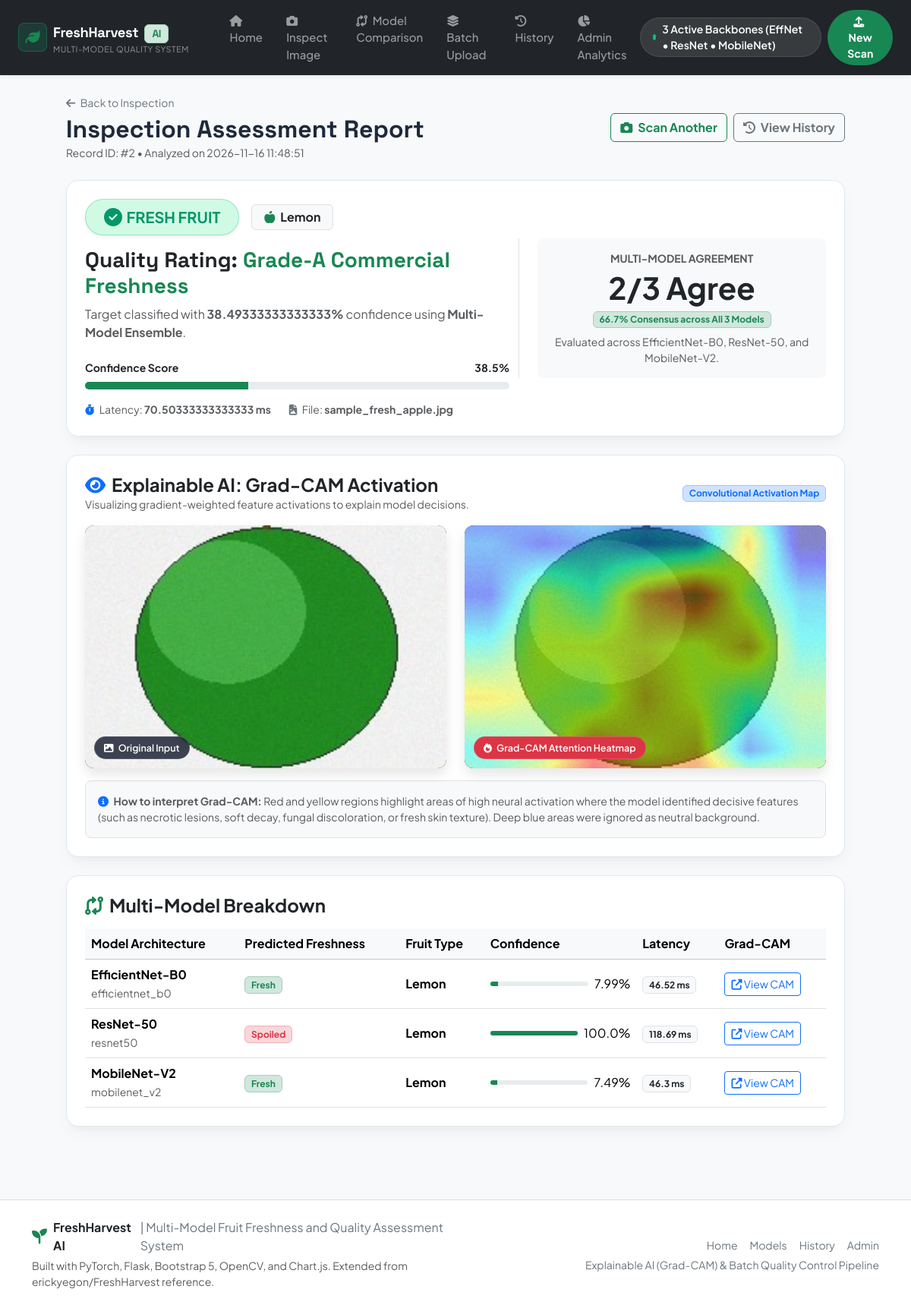
Page /result/2 on the committed database.
### tables this page shows
CREATE TABLE predictions (
        id INTEGER PRIMARY KEY AUTOINCREMENT,
        timestamp TEXT NOT NULL,
        filename TEXT NOT NULL,
        original_image_path TEXT NOT NULL,
        heatmap_path TEXT,
        model_name TEXT NOT NULL,
        fruit_type TEXT NOT NULL,
        freshness TEXT NOT NULL,
        confidence REAL NOT NULL,
        latency_ms REAL NOT NULL,
        all_models_summary TEXT,
        is_batch INTEGER DEFAULT 0,
        batch_id TEXT,
        notes TEXT
    );

### app.py (the view)
@app.route('/result/<int:record_id>')
def result_page(record_id):
    pred = get_prediction_by_id(record_id)
    if not pred:
        flash("Record not found.", "warning")
        return redirect(url_for('history_page'))
    multi_models = None
    consensus = None
    if pred.get('all_models_summary'):
        try:
            summary = json.loads(pred['all_models_summary'])
            if isinstance(summary, dict) and "models" in summary:
                multi_models = {}
                for mkey, mval in summary["models"].items():
                    multi_models[mkey] = {
                        "model_display_name": SUPPORTED_ARCHITECTURES.get(mkey, {}).get("display_name", mkey),
                        "freshness": mval.get("pred", "Fresh"),
                        "fruit_type": pred["fruit_type"],
                        "confidence": mval.get("conf", 0.0),
                        "latency_ms": mval.get("lat", 0.0),
                        "heatmap_path": f"results/cam_{mkey}_{Path(pred['filename']).stem}.jpg"
                    }
                consensus = {
                    "agreement_ratio": summary.get("agreement", "Verified"),
                    "agreement_percentage": 100 if "3/3" in summary.get("agreement", "") else 66.7
                }
        except Exception as e:
            print(f"[Result] Parsing summary error: {e}")
    return render_template(
        'result.html',
        pred=pred,
        multi_models=multi_models,
        consensus=consensus
    )

### templates/result.html (shortened to what this page needs)
{% extends "base.html" %}
{% block content %}
<div class="container" style="max-width: 1050px;">
    <div class="d-flex justify-content-between align-items-center flex-wrap gap-2 mb-4">
        <div>
            <a href="{{ url_for('upload_page') }}" class="text-secondary text-decoration-none small">
                <i class="fa-solid fa-arrow-left me-1"></i> Back to Inspection
            </a>
            <h2 class="fw-bold mb-0 mt-1">Inspection Assessment Report</h2>
            <span class="text-muted small">Record ID: #{{ pred.id or 'N/A' }} • Analyzed on {{ pred.timestamp }}</span>
        </div>
        <div class="d-flex gap-2">
            <a href="{{ url_for('upload_page') }}" class="btn btn-outline-success fw-bold">
                <i class="fa-solid fa-camera me-1"></i> Scan Another
            </a>
            <a href="{{ url_for('history_page') }}" class="btn btn-outline-secondary fw-bold">
                <i class="fa-solid fa-clock-rotate-left me-1"></i> View History
            </a>
        </div>
    </div>
    <div class="card card-custom p-4 mb-4">
        <div class="row align-items-center gy-4">
            <div class="col-md-7">
                <div class="d-flex align-items-center gap-3 mb-3">
                    {% if pred.freshness == 'Fresh' %}
                    <span class="badge-fresh fs-5 py-2 px-4 shadow-sm">
                        <i class="fa-solid fa-circle-check fs-4"></i> FRESH FRUIT
                    </span>
                    {% else %}
                    <span class="badge-spoiled fs-5 py-2 px-4 shadow-sm">
                        <i class="fa-solid fa-circle-xmark fs-4"></i> SPOILED / ROTTEN
                    </span>
                    {% endif %}
                    <span class="badge bg-light text-dark border fs-6 py-2 px-3 fw-bold">
                        <i class="fa-solid fa-apple-whole text-success me-1"></i> {{ pred.fruit_type }}
                    </span>
                </div>
                <h3 class="fw-bold text-dark mb-2">
                    Quality Rating:
                    {% if pred.freshness == 'Fresh' %}
                    <span class="text-success">Grade-A Commercial Freshness</span>
                    {% else %}
                    <span class="text-danger">Degraded / Unfit for Commercial Sale</span>
                    {% endif %}
                </h3>
                <p class="text-muted mb-4">
                    Target classified with <strong>{{ (pred.confidence * 100) if pred.confidence <= 1.0 else pred.confidence }}%</strong>
                    confidence using <strong>{{ pred.model_name }}</strong>.
                </p>
                <div class="mb-2 d-flex justify-content-between small fw-bold">
                    <span>Confidence Score</span>
                    <span>{{ (pred.confidence * 100)|round(1) if pred.confidence <= 1.0 else pred.confidence|round(1) }}%</span>
                </div>
                <div class="progress mb-3" style="height: 10px; border-radius: 999px;">
                    <div class="progress-bar {% if pred.freshness == 'Fresh' %}bg-success{% else %}bg-danger{% endif %}"
                         role="progressbar"
                         style="width: {{ (pred.confidence * 100) if pred.confidence <= 1.0 else pred.confidence }}%"></div>
                </div>
                <div class="d-flex gap-4 small text-muted">
                    <div><i class="fa-solid fa-stopwatch me-1 text-primary"></i> Latency: <strong>{{ pred.latency_ms }} ms</strong></div>
                    <div><i class="fa-solid fa-file-image me-1 text-secondary"></i> File: <strong>{{ pred.filename }}</strong></div>
                </div>
            </div>
            <div class="col-md-5 text-center border-start ps-md-4">
                <div class="p-3 bg-light rounded-3">
                    <span class="text-muted small d-block mb-1 text-uppercase fw-bold">Multi-Model Agreement</span>
                    <div class="display-6 fw-bold text-dark my-1">
                        {{ consensus.agreement_ratio if consensus else 'Verified' }}
                    </div>
                    <span class="badge bg-success-subtle text-success border border-success-subtle mb-2">
                        {% if consensus %}
                        {{ consensus.agreement_percentage }}% Consensus across All 3 Models
                        {% else %}
                        Single Backbone Inference
                        {% endif %}
                    </span>
                    <p class="small text-muted mb-0">
                        Evaluated across EfficientNet-B0, ResNet-50, and MobileNet-V2.
                    </p>
                </div>
            </div>
        </div>
    </div>
    <div class="card card-custom p-4 mb-4">
        <div class="d-flex justify-content-between align-items-center mb-3 flex-wrap gap-2">
            <div>
                <h4 class="fw-bold mb-0"><i class="fa-solid fa-eye text-primary me-2"></i>Explainable AI: Grad-CAM Activation</h4>
                <small class="text-muted">Visualizing gradient-weighted feature activations to explain model decisions.</small>
            </div>
            <span class="badge bg-primary-subtle text-primary border border-primary-subtle">
                Convolutional Activation Map
            </span>
        </div>
        <div class="row g-4">
            <div class="col-md-6">
                <div class="viewer-box">
                    <img src="{{ url_for('static', filename=pred.original_image_path) }}" alt="Original Fruit Image">
                    <span class="viewer-label"><i class="fa-solid fa-image me-1"></i> Original Input</span>
                </div>
            </div>
            <div class="col-md-6">
                <div class="viewer-box">
                    {% if pred.heatmap_path %}
                    <img src="{{ url_for('static', filename=pred.heatmap_path) }}" alt="Grad-CAM Heatmap">
                    <span class="viewer-label bg-danger text-white"><i class="fa-solid fa-fire me-1"></i> Grad-CAM Attention Heatmap</span>
                    {% else %}
                    <div class="d-flex align-items-center justify-content-center text-white h-100 bg-secondary" style="height: 320px;">
                        <span>Heatmap generation was disabled</span>
                    </div>
                    {% endif %}
                </div>
            </div>
        </div>
        <div class="mt-3 p-3 bg-light rounded-3 border small text-muted">
            <i class="fa-solid fa-circle-info text-primary me-1"></i>
            <strong>How to interpret Grad-CAM:</strong> Red and yellow regions highlight areas of high neural activation where the model
            identified decisive features (such as necrotic lesions, soft decay, fungal discoloration, or fresh skin texture). Deep blue areas were ignored as neutral background.
        </div>
    </div>
    {% if multi_models %}
    <div class="card card-custom p-4 mb-4">
        <h4 class="fw-bold mb-3"><i class="fa-solid fa-code-compare text-success me-2"></i>Multi-Model Breakdown</h4>
        <div class="table-responsive">
            <table class="table table-hover align-middle mb-0">
                <thead class="table-light">
                    <tr>
                        <th>Model Architecture</th>
                        <th>Predicted Freshness</th>
                        <th>Fruit Type</th>
                        <th>Confidence</th>
                        <th>Latency</th>
                        <th>Grad-CAM</th>
                    </tr>
                </thead>
                <tbody>
                    {% for mkey, mdata in multi_models.items() %}
                    <tr>
                        <td>
                            <strong class="d-block">{{ mdata.model_display_name }}</strong>
                            <small class="text-muted">{{ mkey }}</small>
                        </td>
                        <td>
                            {% if mdata.freshness == 'Fresh' %}
                            <span class="badge bg-success-subtle text-success border border-success-subtle fw-bold">Fresh</span>
                            {% else %}
                            <span class="badge bg-danger-subtle text-danger border border-danger-subtle fw-bold">Spoiled</span>
                            {% endif %}
                        </td>
                        <td><strong>{{ mdata.fruit_type }}</strong></td>
                        <td>
                            <div class="d-flex align-items-center gap-2">
                                <div class="progress flex-grow-1" style="height: 6px; width: 80px;">
                                    <div class="progress-bar bg-success" style="width: {{ mdata.confidence }}%"></div>
                                </div>
                                <span>{{ mdata.confidence }}%</span>
                            </div>
                        </td>
                        <td><span class="badge bg-light text-dark border">{{ mdata.latency_ms }} ms</span></td>
                        <td>
                            {% if mdata.heatmap_path %}
                            <a href="{{ url_for('static', filename=mdata.heatmap_path) }}" target="_blank" class="btn btn-sm btn-outline-primary">
                                <i class="fa-solid fa-up-right-from-square"></i> View CAM
                            </a>
                            {% endif %}
                        </td>
                    </tr>
                    {% endfor %}
                </tbody>
            </table>
        </div>
    </div>
    {% endif %}
</div>
{% endblock %}

### rows in the picture
predictions: id "2", timestamp "2026-11-16 11:48:51", fruit_type "Lemon", confidence "38.49333333333333", model_name "Multi-Model Ensemble", confidence "38.5", latency_ms "70.50333333333333", filename "sample_fresh_apple.jpg", original_image_path (picture), heatmap_path (picture), fruit_type "Lemon" "Lemon" "Lemon"

### other values in the picture
{{ consensus.agreement_ratio if consensus else 'Verified' }} "2/3 Agree"
{{ consensus.agreement_percentage }} "66.7"
{{ mdata.model_display_name }} "EfficientNet-B0" "ResNet-50" "MobileNet-V2"
{{ mkey }} "efficientnet_b0" "resnet50" "mobilenet_v2"
{{ mdata.confidence }} "7.99" "100.0" "7.49"
{{ mdata.latency_ms }} "46.52" "118.69" "46.3"
